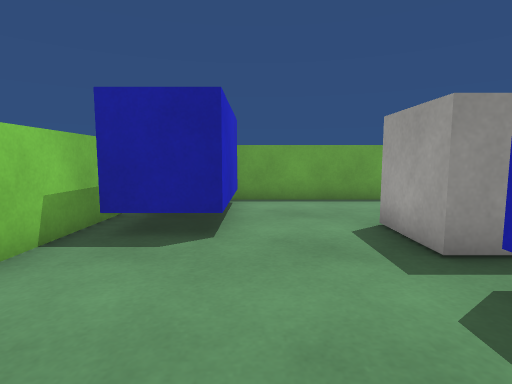
[1] (above)

16 first-person views from a walk through a scene from a Unity 3-D project. The camera is 0.62 m above the floor, tilts 6° down and sees 80° across. The floor is counted in squares, 0.5 m on a side. Each view is taken from the middle of a square. On the plan, view 1 faces up. The plan holds only what a view shows up to about 13 squares ahead; the rest is blank. The player is left out. Surface patterns are stand-ins for the level's own textures.

[2]
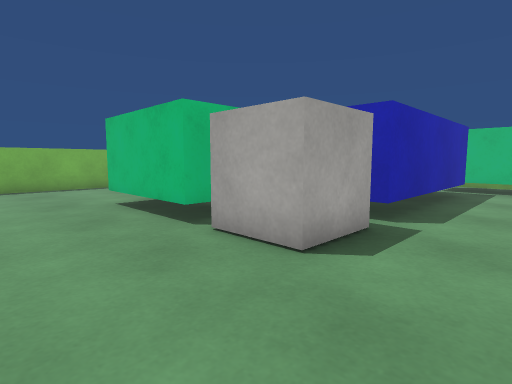

[3]
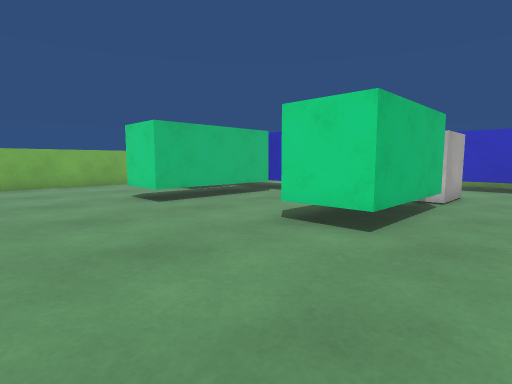

[4]
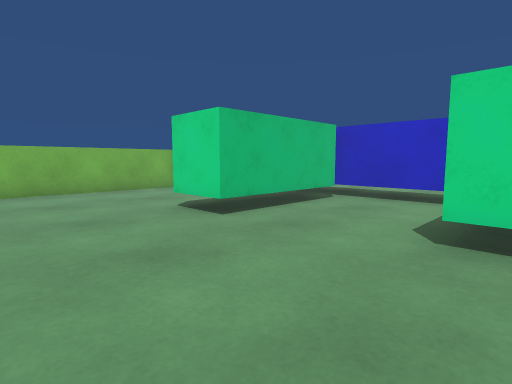

[5]
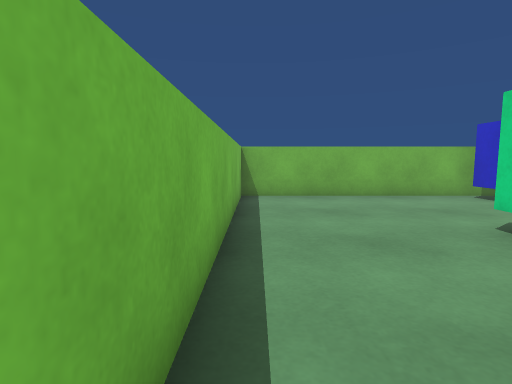

[6]
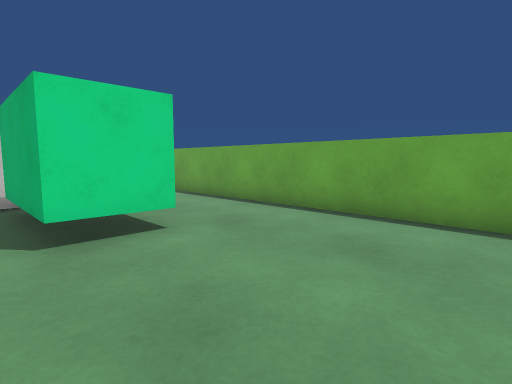

[7]
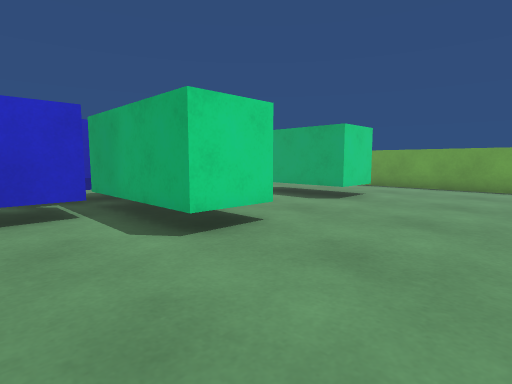

[8]
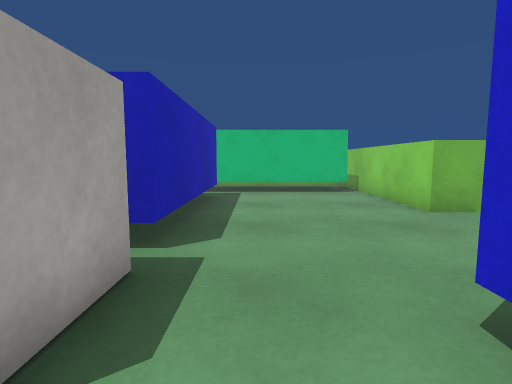

[9]
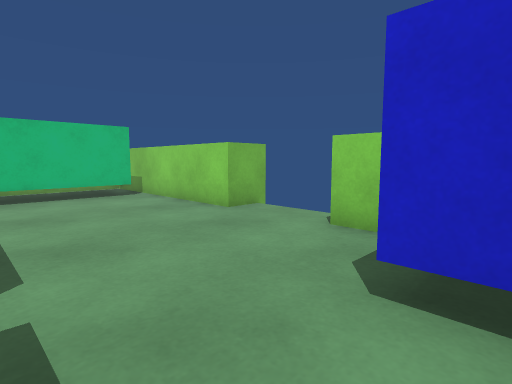

[10]
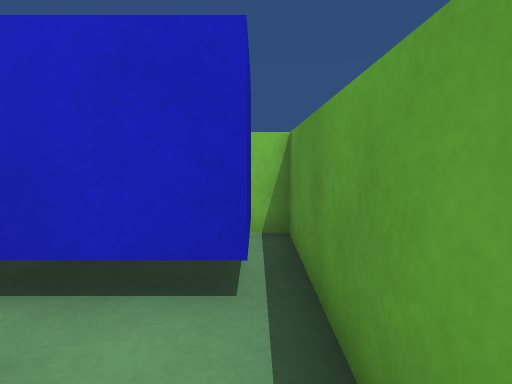

[11]
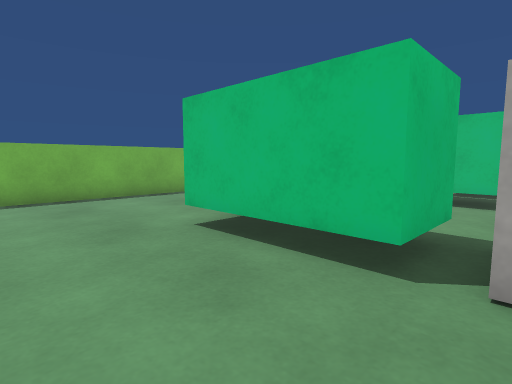

[12]
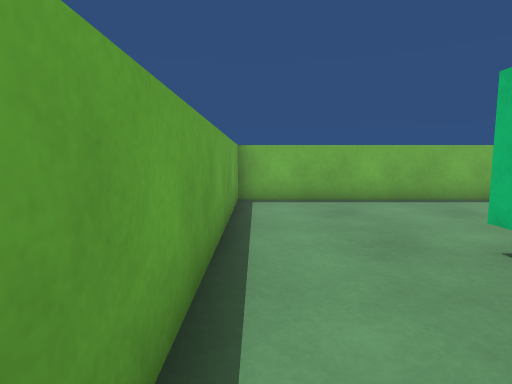

[13]
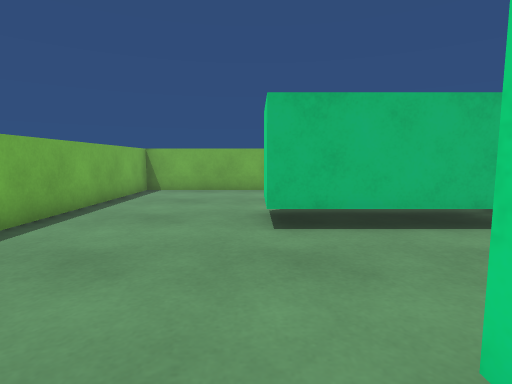

[14]
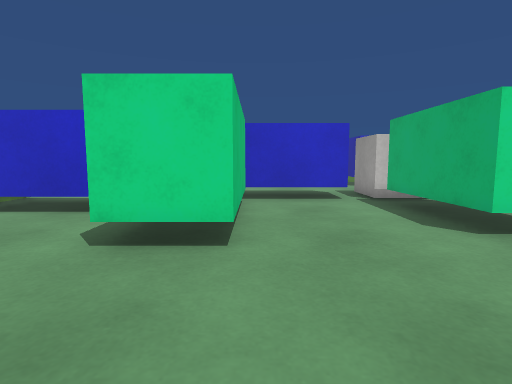

[15]
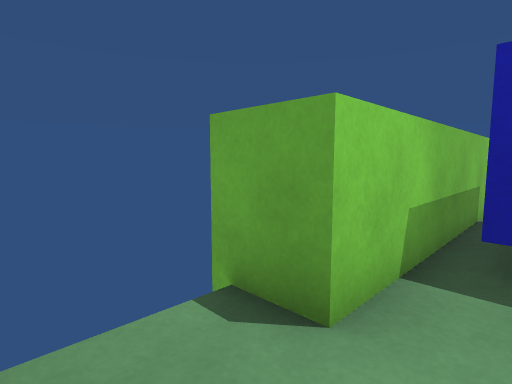

[16]
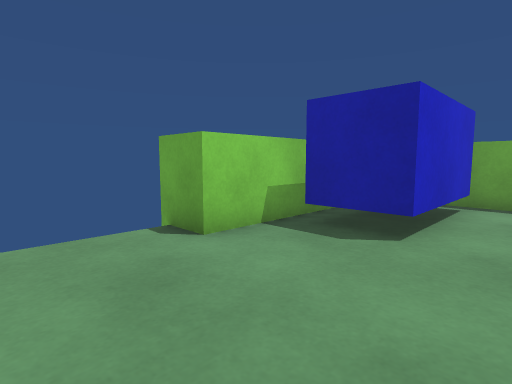

### Floor plan
Key: @ floor where view 1 was taken; # wall or solid block; . floor; B blue block; C white cube; T thing the floor can be seen under or through; L block.
Columns run from 5 left of view 1 to 15 right of it. Each row starts with its distance up from view 1.
 10   ###################
  9   #BB...............#
  8   # B...............#
  7   # B...............#
  6   # B...CCLLLLL.....#
  5   #BB..C CL   L.....#
  4   #....CCCLLLLL.....#
  3 ###.....TT..........#
  2  .......TT..........#
  1  .......TT..........#
  0 ##...@..TTLLLLL.....#
 -1  ##.....##     L....#
 -2   #.....##LLLLLL....#
 -3   #.....#   B.......#
 -4   #.....#   B.......#
 -5   #######   B.......#
 -6             B.......#
 -7             B.......#
 -8            ##########

Positions as (right, up) in squares from view 1, and headings:
1: (0, 0), facing up
2: (0, 9), facing down-right
3: (14, 8), facing down-left
4: (14, 5), facing down-left
5: (14, 3), facing down
6: (14, 3), facing up-left
7: (14, -5), facing up-left
8: (1, 7), facing down
9: (2, 6), facing down-left
10: (2, 9), facing left
11: (4, 9), facing down-right
12: (5, 9), facing right
13: (10, 5), facing down
14: (14, 0), facing left
15: (-2, 1), facing up-left
16: (1, 0), facing up-left
